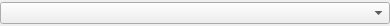
<?xml version="1.0" encoding="UTF-8"?>
<ui version="4.0">
 <class>PropertyDropDownFeel</class>
 <widget class="QWidget" name="PropertyDropDownFeel">
  <property name="geometry">
   <rect>
    <x>0</x>
    <y>0</y>
    <width>390</width>
    <height>26</height>
   </rect>
  </property>
  <property name="windowTitle">
   <string>Form</string>
  </property>
  <layout class="QVBoxLayout" name="verticalLayout">
   <property name="spacing">
    <number>0</number>
   </property>
   <property name="margin">
    <number>0</number>
   </property>
   <item>
    <widget class="QComboBox" name="m_DropDown">
     <property name="editable">
      <bool>false</bool>
     </property>
    </widget>
   </item>
  </layout>
 </widget>
 <resources/>
 <connections/>
</ui>
